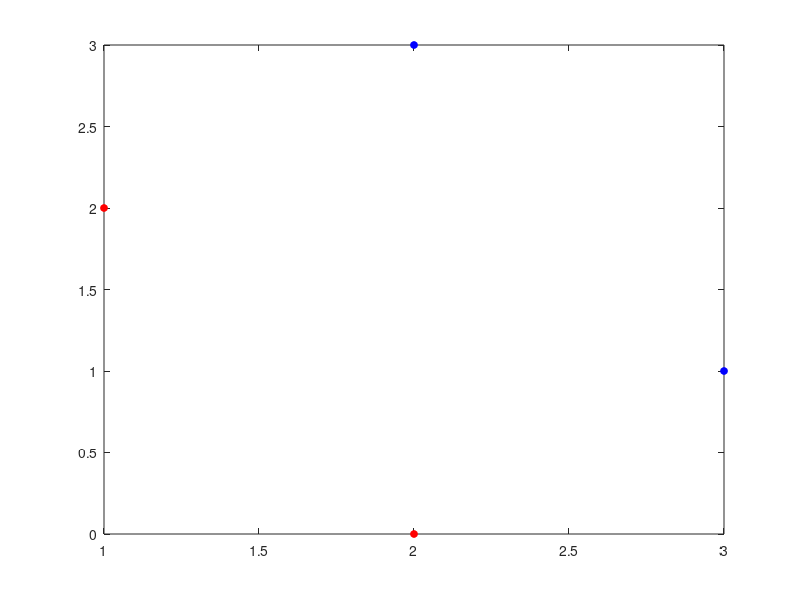

Here is the MATLAB script that generated this plot: (Note: this script raises an error after producing the figure.)
% EsempioMinimiQuadrati.m
% Problema ai minimi quadrati su 4 Punti in R2.
% Procedura  one-shot applicata sull ' intero Set di Dati

clc;clear;close all
%Considero i 2 punti di R1
P1=[1 2];
P2=[2 0];

%Considero i 2 punti di R2
P3=[3 1];
P4=[2 3];
Punti=[P1; P2;P3;P4];
plot(Punti(1:2,1), Punti(1:2,2),'or','MarkerSize',5,'MarkerFaceColor','r')
hold on;
plot(Punti(3:4,1), Punti(3:4,2),'ob','MarkerSize',5,'MarkerFaceColor','b')
%Creo la Matrice Y per l' applicazione dei minimi quadrati

Y=[1   P1;
   1   P2;
   -1 -P3;
   -1 -P4];

%Considero il vettore  b a coefficienti positivi
b=[1;1;1;1];

%Calcolo la pseudo inversa di Y
Ypsi=inv(Y.'*Y)*Y.';

a=Ypsi*b;

syms x1 x2
F=a.'*[1;x1;x2];
S=solve(F,'x2');
ezplot(S)
axis equal
